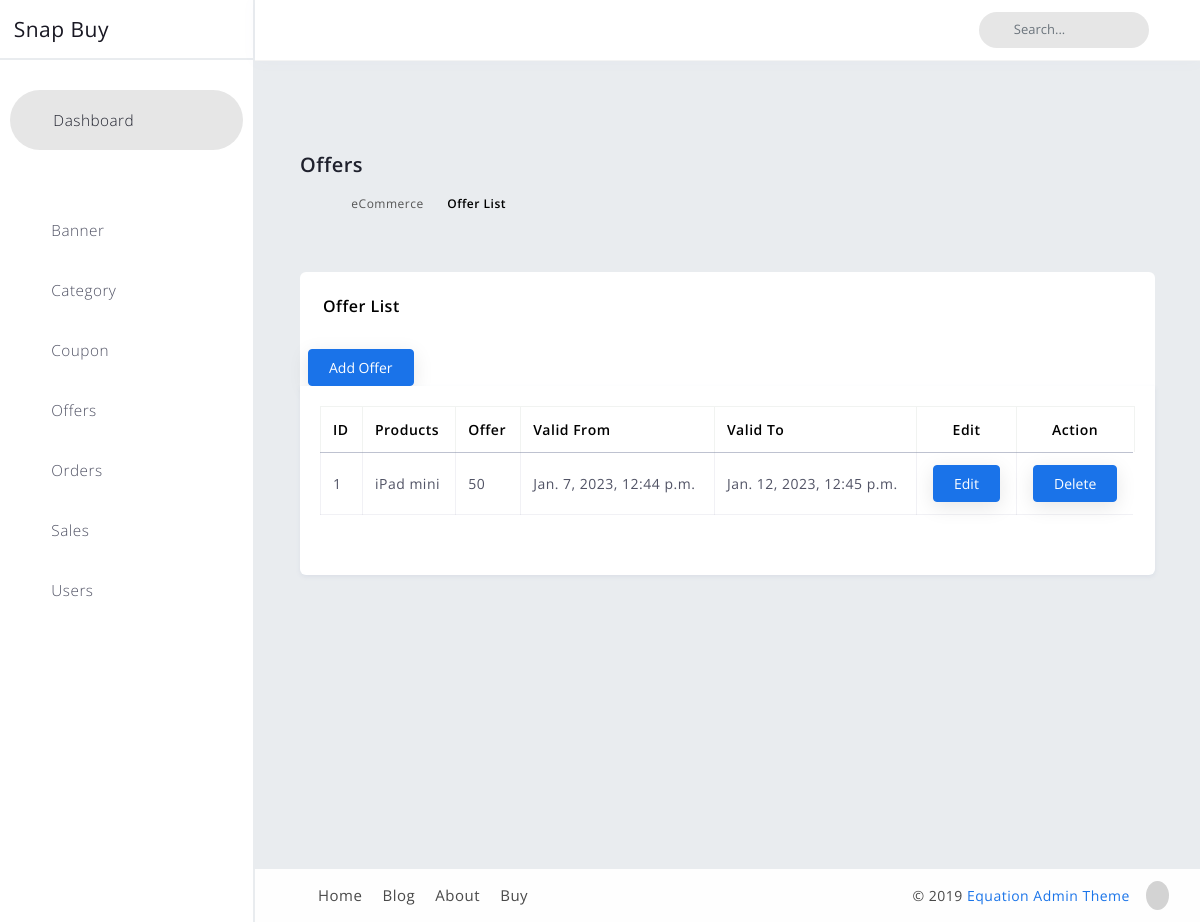
Page /myadmin/product-offer on the committed database.
### category_adminside/models.py (models this page shows, shortened)
class ProductOffer(models.Model):
    product = models.ForeignKey(Product,on_delete=models.CASCADE)
    offer = models.IntegerField(validators=[MinValueValidator(1),MaxValueValidator(100)])
    valid_from = models.DateTimeField()
    valid_to = models.DateTimeField()

class Product(models.Model):
    product_name    = models.CharField(max_length=100)
    brand_name      = models.CharField(max_length=100)
    category_name   = models.ForeignKey(Category, on_delete=models.CASCADE)
    price           = models.PositiveIntegerField()
    ram             = models.CharField(max_length=100)
    color           = models.CharField(max_length=100)
    stock           = models.PositiveIntegerField(null=True)
    storage         = models.CharField(max_length=100)
    productimage    = models.ImageField(upload_to='product')
    image1          = models.ImageField(null = True, upload_to = 'sideimage1')
    image2          = models.ImageField(null = True, upload_to = 'sideimage2')
    specifications  = models.TextField()
    description     = models.TextField()
    discount_price  = models.PositiveIntegerField(null=True,blank=True)
    def __str__(self):
        return self.product_name

### myadmin/views.py (the view)
# urls.py: path('product-offer',views.product_offer,name='p_offer'),
def product_offer(request):
    p_offer = ProductOffer.objects.all()
    context = {
        'p_offer':p_offer
    }
    return render(request,'cat_adminside/productoffer.html',context)

### newcart/views.py (called while the page is built)
def _cart_id_(request):
    cart = request.session.session_key
    if not cart:
        cart = request.session.create()
    return cart

### templates/cat_adminside/productoffer.html (shortened to what this page needs)
{% extends 'cat_adminside/cat_adminbase.html' %}
{% load static %}
{% block blockcontent %}
        <div id="content" class="main-content">
            <div class="container">
                <div class="page-header">
                    <div class="page-title">
                        <h3>Offers</h3>
                        <div class="crumbs">
                            <ul id="breadcrumbs" class="breadcrumb">
                                <li><a href="index.html"><i class="flaticon-home-fill"></i></a></li>
                                <li><a href="#">eCommerce</a></li>
                                <li class="active"><a href="#">Offer List</a></li>
                            </ul>
                        </div>
                    </div>
                </div>
                <div class="row margin-bottom-120">
                    <div class="col-xl-12 col-lg-12 col-md-12 col-sm-12 col-12">
                        <div class="statbox widget box box-shadow">
                            <div class="widget-header">
                                <div class="row">
                                    <div class="col-xl-12 col-md-12 col-sm-12 col-12">
                                        <h4>Offer List </h4>
                                        <a href="{% url 'add_prod_offer' %}">
                                            <button type="button" class="btn btn-primary mt-2 ms-5 ">Add Offer</button>
                                        </a>
                                    </div>
                                </div>
                            </div>
                            <div class="widget-content widget-content-area">
                                <div class="table-responsive mb-4">
                                    <table id="ecommerce-product-list" class="table  table-bordered">
                                        <thead>
                                            <tr>
                                                <th>ID</th>
                                                <th>Products</th>
                                                <th>Offer</th>
                                                <th>Valid From</th>
                                                <th>Valid To</th>
                                                <th class="align-center">Edit</th>
                                                <th class="align-center">Action</th>
                                            </tr>
                                        </thead>
                                        <tbody>
                                            {% for p in p_offer %}
                                            <tr>
                                                <td>{{forloop.counter}}</td>
                                                <td>{{p.product}}</td>
                                                <td>{{p.offer}}</td>
                                                <td>
                                                    {{p.valid_from}}
                                                </td>
                                                <td>{{p.valid_to}}</td>
                                                <td class="align-center">
                                                    <ul class="table-controls">
                                                        <li>
                                                            <a href="{% url 'edit_prod_offer' p.id %}"><button type="button" onclick="return ofdelete()" class="btn btn-primary" >Edit</button></a>
                                                        </li>
                                                    </ul>
                                                </td>
                                                <td class="align-center">
                                                    <ul class="table-controls">
                                                        <li>
                                                            <a href="{% url 'prodoffer_delete' p.id %}"><button type="button" class="btn btn-primary" onclick="return confirm('Delete Product Offer?')">Delete</button></a>
                                                        </li>
                                                    </ul>
                                                </td>
                                            </tr>
                                            {% endfor %}
                                        </tbody>
                                    </table>
                                </div>
                            </div>
                        </div>
                    </div>
                </div>
            </div>
        </div>
    </div>
    {% endblock  %}

### static/adminstyles/assets/css/ecommerce/product.css (style rules this page uses)
.table thead th { vertical-align: bottom; border-bottom: 1px solid #888ea88a; }
.table-bordered td { border: 1px solid #888ea81f; vertical-align: middle; }
.table tbody tr { color: #515365; }
.table tbody tr td:last-child { border-right: solid 2px transparent; }
.table > thead > tr > th { color: #000; }

### static/adminstyles/assets/css/ecommerce/addedit_product.css (style rules this page uses)
.row .col-lg-12 .widget .widget-header h4 { color: #000; }
.align-center { text-align: right; margin: 0 auto; }

### static/adminstyles/assets/css/ecommerce/addedit_categories.css (style rules this page uses)
.row .col-lg-12 .widget .widget-header h4 { color: #000; }
.align-center { text-align: right; margin: 0 auto; }

### rows in the picture
ProductOffer: product "iPad mini", offer "50", valid_from "Jan. 7, 2023, 12:44 p.m.", valid_to "Jan. 12, 2023, 12:45 p.m."
